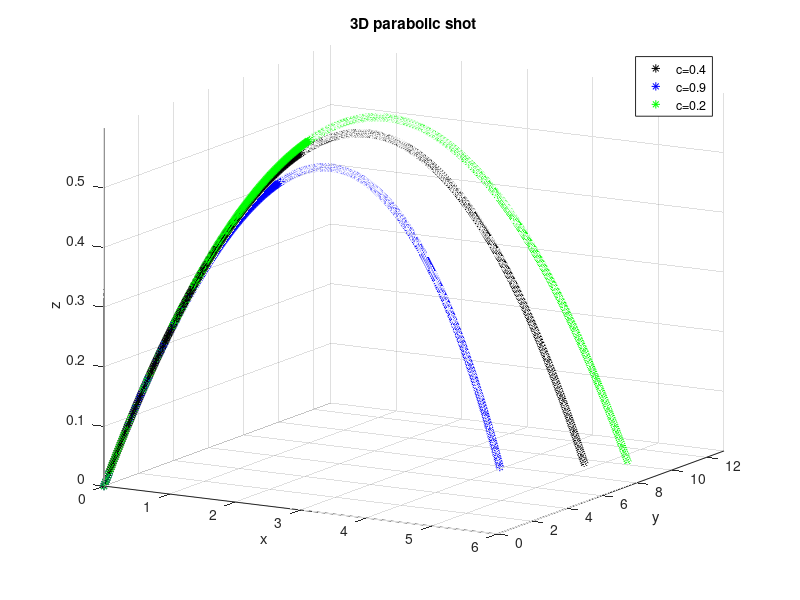

Here is the MATLAB script that generated this plot:
clear all;
close all;
clf;
v0x=10;
v0y=20;
v0z=35;
m=1;
g=9.8;
c1=0.4;
c2=0.9;
c3=0.2;
u=0.8;
us=0.1;
vtx1=m*g/c1;
vty1=m*g/c1;
vtz1=m*g/c1;
vtx2=m*g/c2;
vty2=m*g/c2;
vtz2=m*g/c2;
vtx3=m*g/c3;
vty3=m*g/c3;
vtz3=m*g/c3;
t=0:.001:10;
x1=(v0x*vtx1*u)*(1-exp(-g*t/vtx1))/(g);
y1=(v0y*vty1*u)*(1-exp(-g*t/vty1))/(g);
z1=((vtz1)/(g))*(v0z*us+vtz1)*(1-exp(-g*t/vtz1))-vtz1*t;

x2=(v0x*vtx2*u)*(1-exp(-g*t/vtx2))/(g);
y2=(v0y*vty2*u)*(1-exp(-g*t/vty2))/(g);
z2=((vtz2)/(g))*(v0z*us+vtz2)*(1-exp(-g*t/vtz2))-vtz2*t;

x3=(v0x*vtx3*u)*(1-exp(-g*t/vtx3))/(g);
y3=(v0y*vty3*u)*(1-exp(-g*t/vty3))/(g);
z3=((vtz3)/(g))*(v0z*us+vtz3)*(1-exp(-g*t/vtz3))-vtz3*t;
plot3(x1,y1,z1,'k*',x2,y2,z2,'b*',x3,y3,z3,'g*')
view(45,15)
grid on;
xlabel('x'), ylabel('y'), zlabel('z')
title('3D parabolic shot')
legend('c=0.4','c=0.9', 'c=0.2');
axis([0 6 0 13 0 0.6])
EL=15
for n=1:100
  AZ=30+n/100*360;
  view(AZ,EL);
  pause(.08)
end

